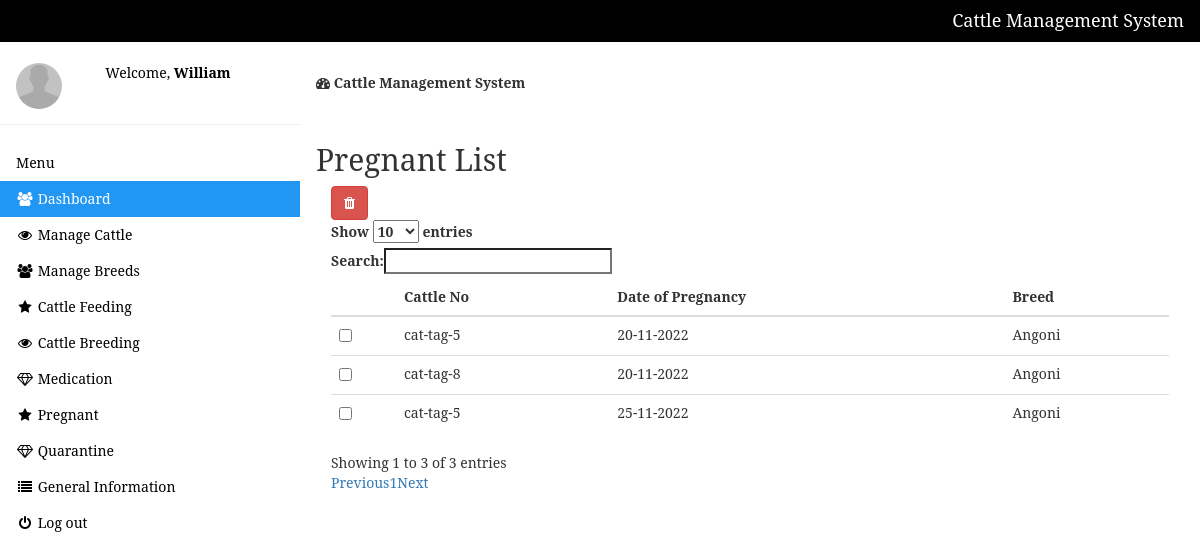
Screenshot of /manage-pregnant.php (signed in) with the database file from the repository.
### tables this page shows
CREATE TABLE `pregnant` (
  `id` int NOT NULL,
  `cattle_no` varchar(50) NOT NULL,
  `date` varchar(10) NOT NULL,
  `breed` varchar(50) NOT NULL
);

### manage-pregnant.php (the view, shortened to what this page needs)
<?php include 'setting/system.php'; ?>
<?php include 'theme/head.php'; ?>
<?php include 'theme/sidebar.php'; ?>
<div class="w3-main" style="margin-left:300px;margin-top:43px;">
  <header class="w3-container" style="padding-top:22px">
    <h5><b><i class="fa fa-dashboard"></i> Cattle Management System</b></h5>
  </header>
 <div class="w3-container" style="padding-top:22px">
	 <div class="w3-row">
	 	<h2>Pregnant List</h2>
	 	<div class="col-md-12">
	 		<a title="Check to delete from list" data-toggle="modal" data-target="#_removes" id="delete"  class="btn btn-danger"><i class="fa fa-trash"></i>
			</a>
	 		<form method="post" action="remove_pregnant.php">
	 		<table class="table table-hover" id="table">
	 			<thead>
	 				<tr>
	 					<th></th>
	 					<th>Cattle No</th>
	 					<th>Date of Pregnancy</th>
	 					<th>Breed</th>
	 				</tr>
	 			</thead>
	 			<tbody>
	 				<?php
	 				$get = $db->query("SELECT * FROM pregnant");
	 				$res = $get->fetchAll(PDO::FETCH_OBJ);
	 				foreach($res as $n){ ?>
                         <tr>
                         	<td>
                         		<input type="checkbox" name="selector[]" value="<?php echo $n->id ?>">
                         	</td>
                         	<td> <?php echo $n->cattle_no; ?> </td>
                         	<td>  <?php echo $n->date; ?> </td>
                         	<td><?php echo $n->breed; ?> </td>
                         </tr>
	 				<?php }
	 				?>
	 			</tbody>
	 		</table>
	 	</form>
	 	</div>
	 	 </div>
</div>
</div>

### theme/head.php (style rules this page uses)
body { font-family: 'Serif'; background-color: #FFFFFF; }

### rows the page displays
pregnant: cattle_no "cat-tag-5", date "20-11-2022", breed "Angoni"
pregnant: cattle_no "cat-tag-8", date "20-11-2022", breed "Angoni"
pregnant: cattle_no "cat-tag-5", date "25-11-2022", breed "Angoni"

### other values shown
NAME_ "Cattle Management System"
$_SESSION['user'] "William"
